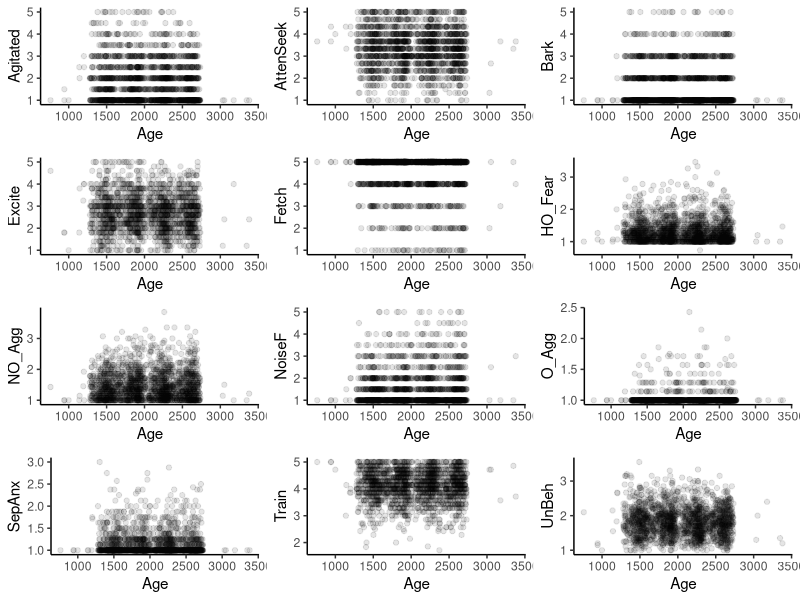
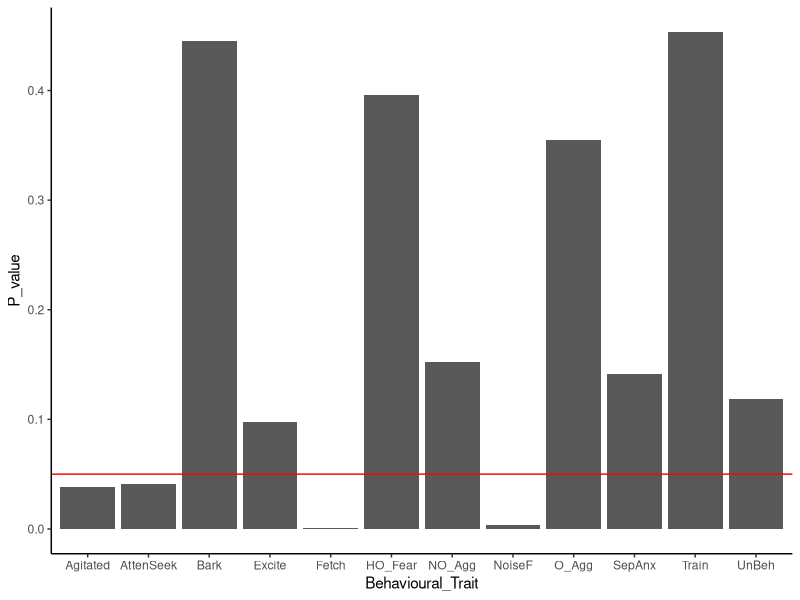

Generate these figures, in order, with R:
## ---- chunk 1
traits_dat <- read.csv("traits.csv") #loading in my data
## ---- chunk 2
#library load
library(ggplot2)
library(cowplot)
## ---- chunk 3
#this loop creates a scatter plot for each behavioural trait vs age
for (i in 1:length(traits_dat)) {
  plot <- ggplot(data = traits_dat,
                 aes_string(x = "Age", y = names(traits_dat[i]))) + #plot age on x and behavioural traits on y
    geom_point(alpha = 0.1) + #reduce opacity to visualize areas of high density
    theme_classic()
  
  #assign names of plots based on trait names to an object
  assign(x = paste0(names(traits_dat)[i], "_plot"), plot)
}

#view these generated plots in a grid
plot_grid(Agitated_plot, AttenSeek_plot, Bark_plot, Excite_plot, Fetch_plot, HO_Fear_plot, NO_Agg_plot, NoiseF_plot, O_Agg_plot, SepAnx_plot, Train_plot, UnBeh_plot, ncol = 3)
## ---- chunk 4
#create subset of the behaviours we are analyzing
behaviours <- names(traits_dat)[8:19]

#create a blank data frame to hold the data for the ANOVA tests
age_anovas <- data.frame(matrix(nrow = 12, ncol = 3))
names(age_anovas) <- c("Behavioural_Trait", "F_value", "P_value")

#loop to iterate through each trait and evaluate the influence of age
for (i in 1:length(behaviours)) {
  #create object of behaviours ~ Age to plug into ANOVA
  lms <- paste(behaviours[i], "~ Age")
  #perform ANOVA tests using lms object
  analyses <- aov(as.formula(lms), data = traits_dat)
  #store this data in the blank matrix
  #store behaviour names
  age_anovas$Behavioural_Trait[i] <- behaviours[i]
  #store F values
  age_anovas$F_value[i] <- summary(analyses)[[1]][["F value"]]
  #store p values
  age_anovas$P_value[i] <- summary(analyses)[[1]][["Pr(>F)"]]
}

#print ANOVA results
print(age_anovas)
## ---- chunk 5
#graph p values for influence of age vs behavioural traits
ggplot(age_anovas, aes(x = Behavioural_Trait, y = P_value)) +
  geom_bar(stat = "identity") +
  theme_classic() +
  geom_hline(yintercept = 0.05, colour = "red") #add line at p = 0.05 to show significant values
